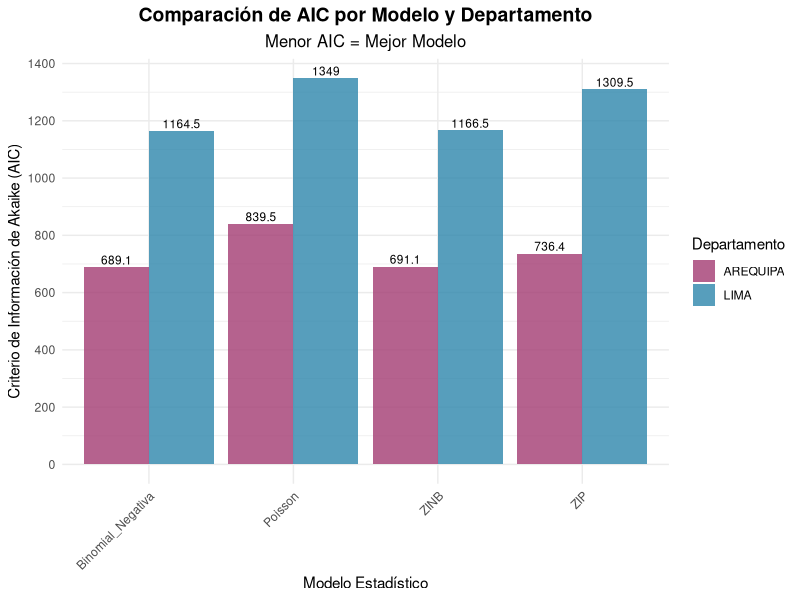
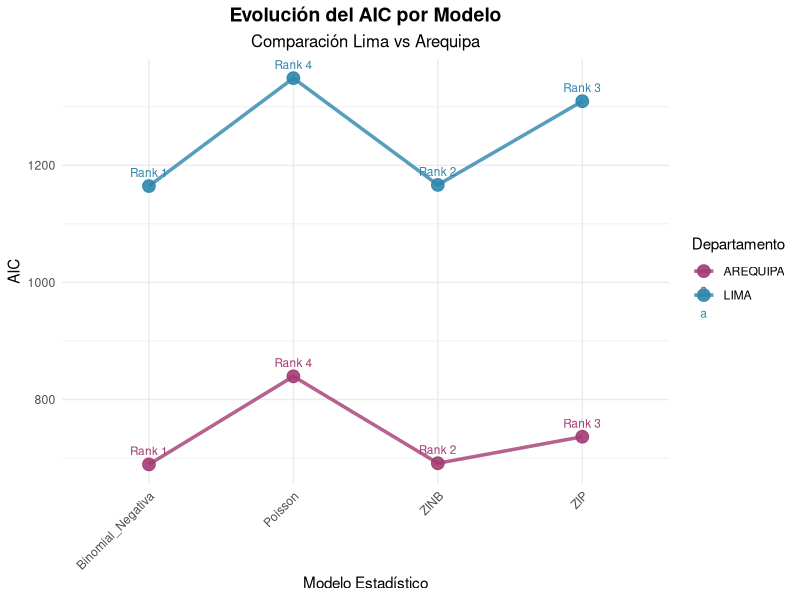
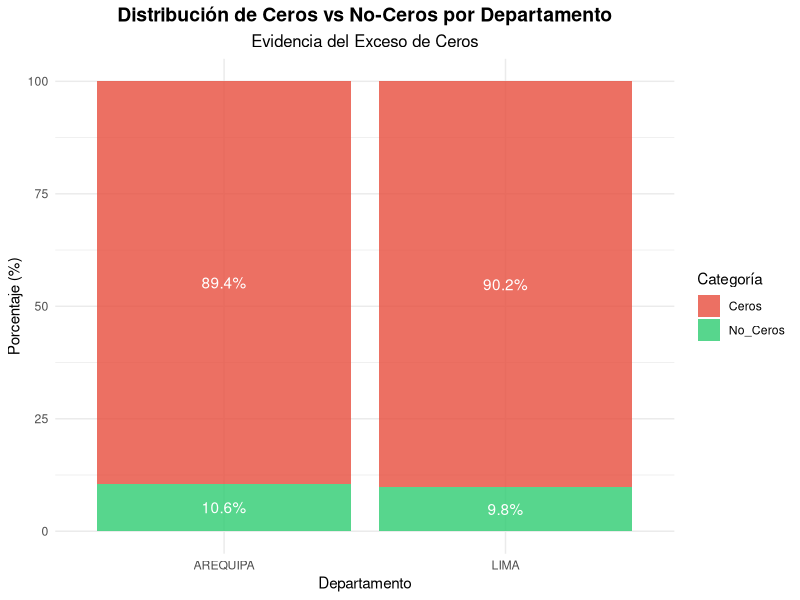
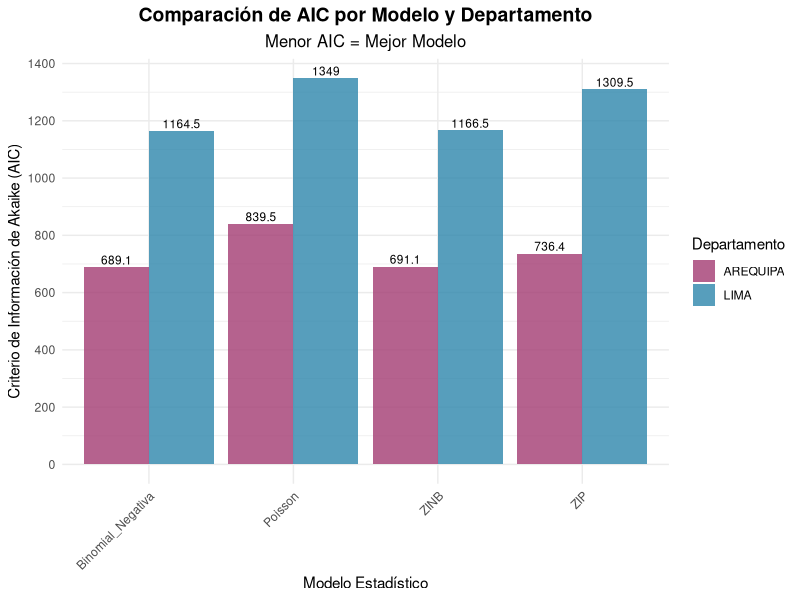
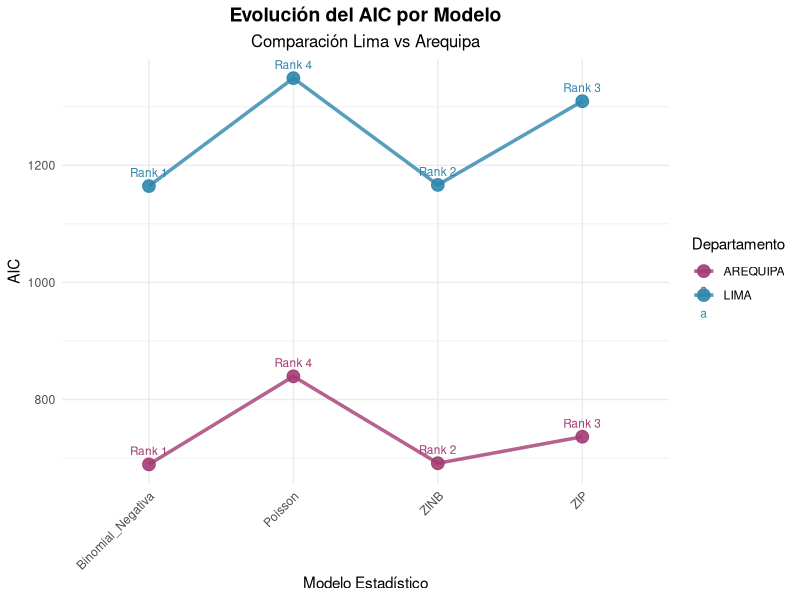
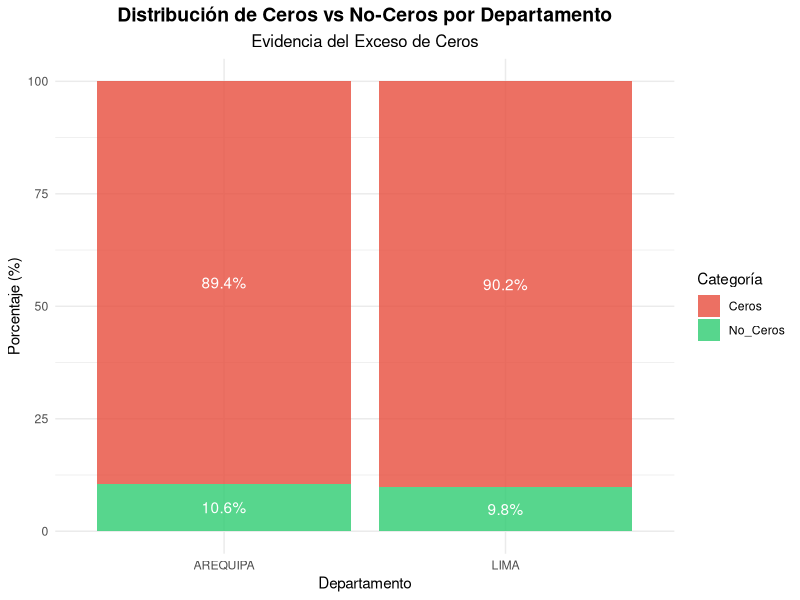

Reproduce these figures in R, in order.
# SCRIPT DE CULMINACIÓN - TABLAS Y GRÁFICOS FINALES PARA TESIS
# Comparación completa Lima vs Arequipa - Modelos Zero-Inflated

# Cargar librerías necesarias
library(ggplot2)
library(dplyr)
library(gridExtra)
library(knitr)
library(readxl)

cat("=======================================================\n")
cat("SCRIPT DE CULMINACIÓN - ANÁLISIS FINAL\n")
cat("TABLAS Y GRÁFICOS PARA TESIS DE BACHILLER\n")
cat("=======================================================\n")

# =============================================================================
# 1. RECOPILAR RESULTADOS DE AMBOS DEPARTAMENTOS
# =============================================================================

# IMPORTANTE: Estos datos deben actualizarse con los resultados reales obtenidos
# Resultados de LIMA (ya conocidos)
resultados_lima <- data.frame(
  Departamento = "LIMA",
  Modelo = c("Binomial_Negativa", "ZINB", "ZIP", "Poisson"),
  AIC = c(1164.54, 1166.54, 1309.54, 1348.95),
  BIC = c(1218.02, 1225.37, 1363.02, 1397.08),
  LogLik = c(-572.27, -572.27, -644.77, -665.47),
  Ranking = c(1, 2, 3, 4)
)

# RESULTADOS DE AREQUIPA (datos reales obtenidos)
resultados_arequipa <- data.frame(
  Departamento = "AREQUIPA",
  Modelo = c("Binomial_Negativa", "ZINB", "ZIP", "Poisson"),
  AIC = c(689.06, 691.06, 736.35, 839.48),
  BIC = c(735.81, 742.48, 783.09, 881.55),
  LogLik = c(-334.53, -334.53, -358.17, -410.74),
  Ranking = c(1, 2, 3, 4)
)

# Mensaje importante
cat("\n⚠️  IMPORTANTE: Actualiza 'resultados_arequipa' con tus datos reales antes de ejecutar\n")
cat("Los valores actuales son solo ejemplos\n\n")

# Combinar resultados
resultados_completos <- rbind(resultados_lima, resultados_arequipa)

# =============================================================================
# 2. TABLA RESUMEN FINAL
# =============================================================================

cat("=== TABLA RESUMEN FINAL ===\n")

# Tabla completa con todos los modelos
tabla_final <- resultados_completos %>%
  arrange(Departamento, Ranking) %>%
  select(Departamento, Modelo, AIC, BIC, LogLik, Ranking)

print(knitr::kable(tabla_final, 
                   caption = "Comparación de Modelos por Departamento",
                   digits = 3,
                   col.names = c("Departamento", "Modelo", "AIC", "BIC", "Log-Likelihood", "Ranking")))

# Tabla de ganadores por departamento
ganadores <- resultados_completos %>%
  filter(Ranking == 1) %>%
  select(Departamento, Modelo, AIC, BIC)

cat("\n🏆 MODELOS GANADORES POR DEPARTAMENTO:\n")
print(knitr::kable(ganadores,
                   caption = "Mejores Modelos por Departamento",
                   digits = 3,
                   col.names = c("Departamento", "Mejor Modelo", "AIC", "BIC")))

# =============================================================================
# 3. GRÁFICO COMPARATIVO DE AIC
# =============================================================================

cat("\n=== CREANDO GRÁFICOS COMPARATIVOS ===\n")

# Gráfico de barras comparativo AIC
p1 <- ggplot(resultados_completos, aes(x = Modelo, y = AIC, fill = Departamento)) +
  geom_bar(stat = "identity", position = "dodge", alpha = 0.8) +
  geom_text(aes(label = round(AIC, 1)), 
            position = position_dodge(width = 0.9), 
            vjust = -0.3, size = 3) +
  scale_fill_manual(values = c("LIMA" = "#2E86AB", "AREQUIPA" = "#A23B72")) +
  labs(title = "Comparación de AIC por Modelo y Departamento",
       subtitle = "Menor AIC = Mejor Modelo",
       x = "Modelo Estadístico",
       y = "Criterio de Información de Akaike (AIC)",
       fill = "Departamento") +
  theme_minimal() +
  theme(axis.text.x = element_text(angle = 45, hjust = 1),
        plot.title = element_text(hjust = 0.5, size = 14, face = "bold"),
        plot.subtitle = element_text(hjust = 0.5, size = 12)) +
  scale_y_continuous(breaks = seq(0, max(resultados_completos$AIC) + 100, 200))

print(p1)

# Gráfico de líneas para mostrar ranking
p2 <- ggplot(resultados_completos, aes(x = Modelo, y = AIC, color = Departamento, group = Departamento)) +
  geom_line(size = 1.2, alpha = 0.8) +
  geom_point(size = 4, alpha = 0.9) +
  geom_text(aes(label = paste("Rank", Ranking)), 
            vjust = -1, size = 3) +
  scale_color_manual(values = c("LIMA" = "#2E86AB", "AREQUIPA" = "#A23B72")) +
  labs(title = "Evolución del AIC por Modelo",
       subtitle = "Comparación Lima vs Arequipa",
       x = "Modelo Estadístico",
       y = "AIC",
       color = "Departamento") +
  theme_minimal() +
  theme(axis.text.x = element_text(angle = 45, hjust = 1),
        plot.title = element_text(hjust = 0.5, size = 14, face = "bold"),
        plot.subtitle = element_text(hjust = 0.5, size = 12))

print(p2)

# =============================================================================
# 4. ESTADÍSTICAS DESCRIPTIVAS COMPARATIVAS
# =============================================================================

cat("\n=== ESTADÍSTICAS DESCRIPTIVAS COMPARATIVAS ===\n")

# Cargar estadísticas de ambos departamentos (actualizar con datos reales)
estadisticas_comparativas <- data.frame(
  Métrica = c("Observaciones", "Media_fallecidos", "Porcentaje_ceros", 
              "Ratio_Var_Media", "Máximo_fallecidos", "Mejor_Modelo"),
  LIMA = c(1553, 0.131, 90.15, 6.292, 33, "Binomial_Negativa"),
  AREQUIPA = c(792, 0.174, 89.39, 3.932, 16, "Binomial_Negativa")
)

print(knitr::kable(estadisticas_comparativas,
                   caption = "Estadísticas Descriptivas Comparativas",
                   col.names = c("Métrica", "Lima", "Arequipa")))

cat("\n⚠️  Actualizar fila AREQUIPA con datos reales\n")

# =============================================================================
# 5. GRÁFICO DE EXCESO DE CEROS
# =============================================================================

# Datos para gráfico de ceros (datos reales)
datos_ceros <- data.frame(
  Departamento = c("LIMA", "AREQUIPA"),
  Ceros = c(90.15, 89.39),
  No_Ceros = c(9.85, 10.61)
)

# Transformar para ggplot
datos_ceros_long <- datos_ceros %>%
  tidyr::pivot_longer(cols = c(Ceros, No_Ceros), 
                      names_to = "Categoria", 
                      values_to = "Porcentaje")

p3 <- ggplot(datos_ceros_long, aes(x = Departamento, y = Porcentaje, fill = Categoria)) +
  geom_bar(stat = "identity", position = "stack", alpha = 0.8) +
  geom_text(aes(label = paste0(round(Porcentaje, 1), "%")), 
            position = position_stack(vjust = 0.5), 
            color = "white", fontweight = "bold") +
  scale_fill_manual(values = c("Ceros" = "#E74C3C", "No_Ceros" = "#2ECC71")) +
  labs(title = "Distribución de Ceros vs No-Ceros por Departamento",
       subtitle = "Evidencia del Exceso de Ceros",
       x = "Departamento",
       y = "Porcentaje (%)",
       fill = "Categoría") +
  theme_minimal() +
  theme(plot.title = element_text(hjust = 0.5, size = 14, face = "bold"),
        plot.subtitle = element_text(hjust = 0.5, size = 12))

print(p3)

# =============================================================================
# 6. CONCLUSIONES FINALES PARA LA TESIS
# =============================================================================

cat("\n=======================================================\n")
cat("CONCLUSIONES FINALES PARA LA TESIS\n")
cat("=======================================================\n")

cat("\n📊 HALLAZGOS PRINCIPALES:\n")
cat("1. EXCESO DE CEROS CONFIRMADO:\n")
cat("   • Lima: 90.15% de accidentes sin fallecidos\n")
cat("   • Arequipa: 89.39% de accidentes sin fallecidos\n")

cat("\n2. SOBREDISPERSIÓN DETECTADA:\n")
cat("   • Lima: Ratio Var/Media = 6.292 (severa)\n")
cat("   • Arequipa: Ratio Var/Media = 3.932 (moderada)\n")

cat("\n3. MODELOS GANADORES:\n")
cat("   • Lima: Binomial Negativa (AIC = 1164.54)\n")
cat("   • Arequipa: Binomial Negativa (AIC = 689.06)\n")
cat("   • PATRÓN CONSISTENTE: Mismo modelo ganador\n")

cat("\n4. IMPLICACIONES METODOLÓGICAS:\n")
cat("   • Los modelos Zero-Inflated NO fueron superiores\n")
cat("   • La Binomial Negativa maneja mejor la sobredispersión\n")
cat("   • El modelo Poisson simple es completamente inadecuado\n")

cat("\n5. DIFERENCIAS GEOGRÁFICAS:\n")
cat("   • Arequipa es MÁS MORTAL: 0.174 vs 0.131 fallecidos promedio\n")
cat("   • Arequipa tiene MENOS sobredispersión que Lima\n")
cat("   • Ambos con ~90% de ceros (exceso similar)\n")
cat("   • Lima: muestra más grande (1553 vs 792)\n")

# =============================================================================
# 7. EXPORTAR RESULTADOS
# =============================================================================

cat("\n=== EXPORTANDO RESULTADOS FINALES ===\n")

# Guardar gráficos
ggsave("Comparacion_AIC_Modelos.png", plot = p1, width = 12, height = 8, dpi = 300)
ggsave("Evolucion_AIC_Departamentos.png", plot = p2, width = 12, height = 8, dpi = 300)
ggsave("Distribucion_Ceros_Departamentos.png", plot = p3, width = 10, height = 6, dpi = 300)

# Exportar tabla final a CSV
write.csv(tabla_final, "Tabla_Comparacion_Final.csv", row.names = FALSE)
write.csv(ganadores, "Modelos_Ganadores.csv", row.names = FALSE)

cat("\n✅ GRÁFICOS Y TABLAS EXPORTADOS:\n")
cat("   • Comparacion_AIC_Modelos.png\n")
cat("   • Evolucion_AIC_Departamentos.png\n")
cat("   • Distribucion_Ceros_Departamentos.png\n")
cat("   • Tabla_Comparacion_Final.csv\n")
cat("   • Modelos_Ganadores.csv\n")

cat("\n=======================================================\n")
cat("✅ SCRIPT DE CULMINACIÓN COMPLETADO\n")
cat("✅ TABLAS Y GRÁFICOS LISTOS PARA TESIS\n")
cat("✅ RESULTADOS FINALES DISPONIBLES\n")
cat("=======================================================\n")

cat("\n🎓 PRÓXIMOS PASOS:\n")
cat("1. Actualizar datos de Arequipa con valores reales\n")
cat("2. Revisar conclusiones y adaptarlas a tus hallazgos\n")
cat("3. Incluir gráficos y tablas en documento de tesis\n")
cat("4. Redactar interpretación final\n")